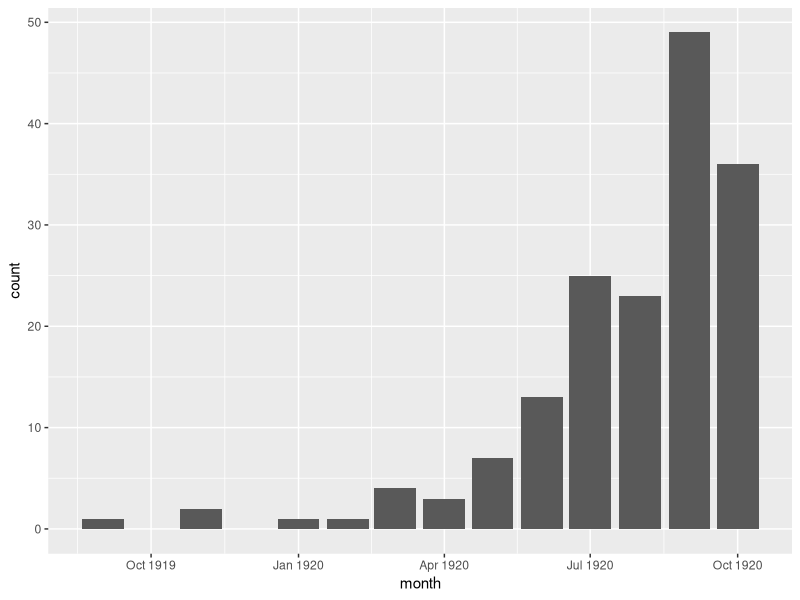
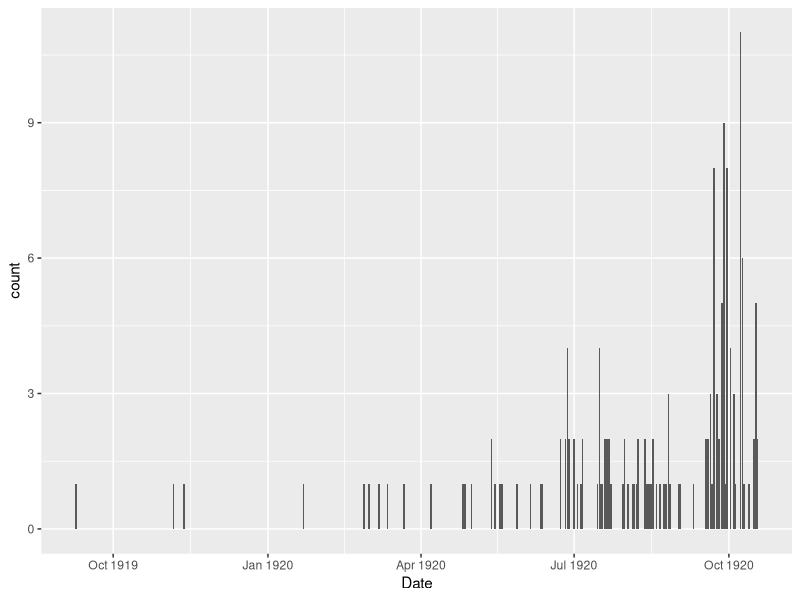
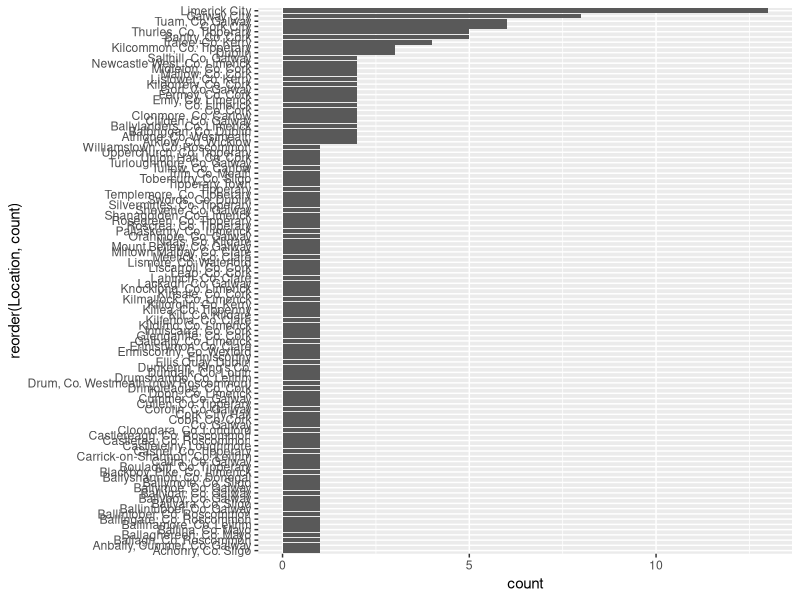
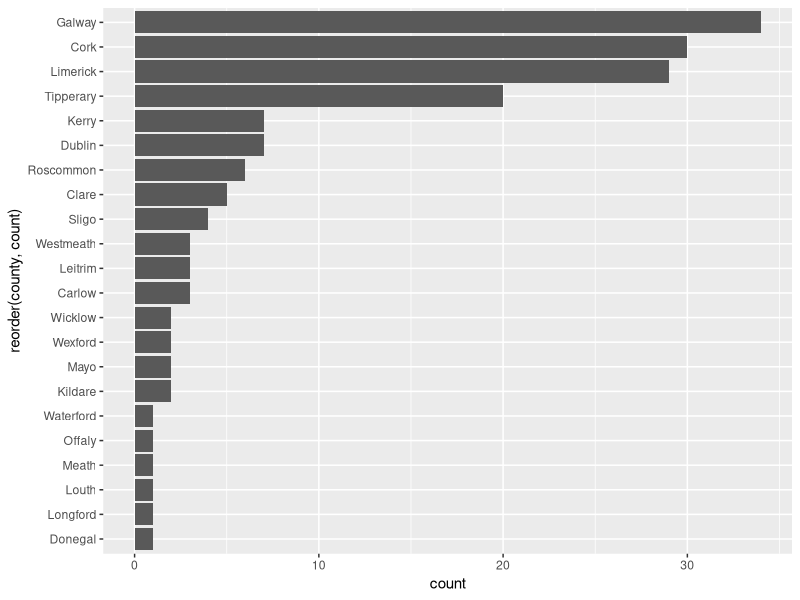
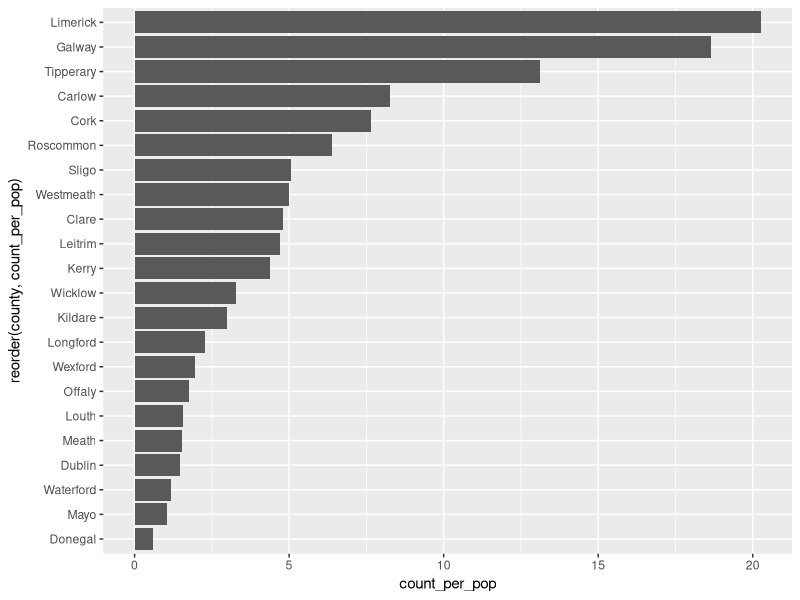

Write R code to recreate these figures, in order.
## ---- chunk 1
library(tidyverse)
library(lubridate)
library(readxl)

setwd("~/Documents/git/manipulating-data/")

ireland <- read_csv("British_Troops_Ireland.csv") %>%
  mutate(Date = mdy(Date) - years(100))
## ---- chunk 2
head(ireland, 5)
## ---- chunk 3
# This visualization groups events by month and year, graphing the number of events in each month over the time period
ireland %>% mutate(month = my(paste0(month(Date), "-", year(Date)))) %>%
  group_by(month) %>% summarise(count = n()) %>%
  ggplot(aes(x = month, y = count)) + 
    geom_col()

# To begin answering our questions, we can see there was a fairly dramatic increase in events in the time frame.

# We don't have to group the events by month if we want more granularity in our visualization.
ireland %>%
  ggplot(aes(x = Date)) + 
    geom_histogram(stat = "count")

# The dramatic increase in events is still apparent, but it looks somewhat different when events aren't grouped.

# Both of these visualizations are looking at the temporal density of our data
## ---- chunk 4
# This visualization groups events by location, graphing the number of events in each distinct location
ireland %>% 
  group_by(Location) %>% summarise(count = n()) %>%
  ggplot(aes(x = count, y = reorder(Location, count))) + 
    geom_col()

# We can see many places have only one event. 

# When doing exploratory data analysis, generally we are looking for patterns or broad strokes trends in our dataset. When we have many observations of one, like many places with only one event, we might think about ways we can group observations to help us find patterns. 

# Looking at the location data, we can see that it includes county information. We don't have to get rid of the specific location data (in fact, we definitely don't want to), but for exploratory purposes pulling out a grouping variable can help us see broader trends

# This external dataset containing county name can help us group our observations, which are a bit untidy.
names <- read_excel("P-1916TBL1.1.xlsx", skip = 2) %>% drop_na() %>% filter(Area != "State") %>% pull(Area)
names <- c(names, "Dublin")

# We standardize the county names and create a new variable for them, grouping by this new county variable, and graphing the number of events in each distinct county
ireland %>% 
  mutate(county = str_extract(Location, paste(names, collapse = "|"))) %>%
  mutate(county = case_when(
    str_detect(Location, "Castleleiny, Loughmore") ~ "Tipperary",
    str_detect(Location, "King's Co.") ~ "Offaly",
    str_detect(Location, "Enniscorthy") ~ "Wexford",
    str_detect(Location, "Tippenny") ~ "Tipperary",
    .default = county)) %>%
  group_by(county) %>%
  summarise(count = n()) %>%
  ggplot(aes(x = count, y = reorder(county, count))) + 
    geom_col()
## ---- chunk 5
# Here we read in a speadsheet containing population data and clean it up a bit.
historic_populations <- read_excel("P-1916TBL1.1.xlsx", skip = 2) %>% drop_na() %>%
  filter(Area != "State") %>% select(Area, pop = `1911`) %>%
  mutate(county = ifelse(str_detect(Area, "Dublin county|Dublin city"), "Dublin", Area)) %>%
  group_by(county) %>% mutate(pop = sum(pop)) %>% distinct(county, pop)

# This visual is identical to the previous, except instead of graphing the number of events we are graphing the number per 100,000 population, so that urban and rural counties are on an even playing field
ireland %>% 
  mutate(county = str_extract(Location, paste(names, collapse = "|"))) %>%
  mutate(county = case_when(
    str_detect(Location, "Castleleiny, Loughmore") ~ "Tipperary",
    str_detect(Location, "King's Co.") ~ "Offaly",
    str_detect(Location, "Enniscorthy") ~ "Wexford",
    str_detect(Location, "Tippenny") ~ "Tipperary",
    .default = county)) %>%
  left_join(historic_populations, by = c("county")) %>%
  group_by(county) %>%
  summarise(count_per_pop = (n()/pop) * 100000) %>% distinct() %>%
  ggplot(aes(x = count_per_pop, y = reorder(county, count_per_pop))) + 
  geom_col()
